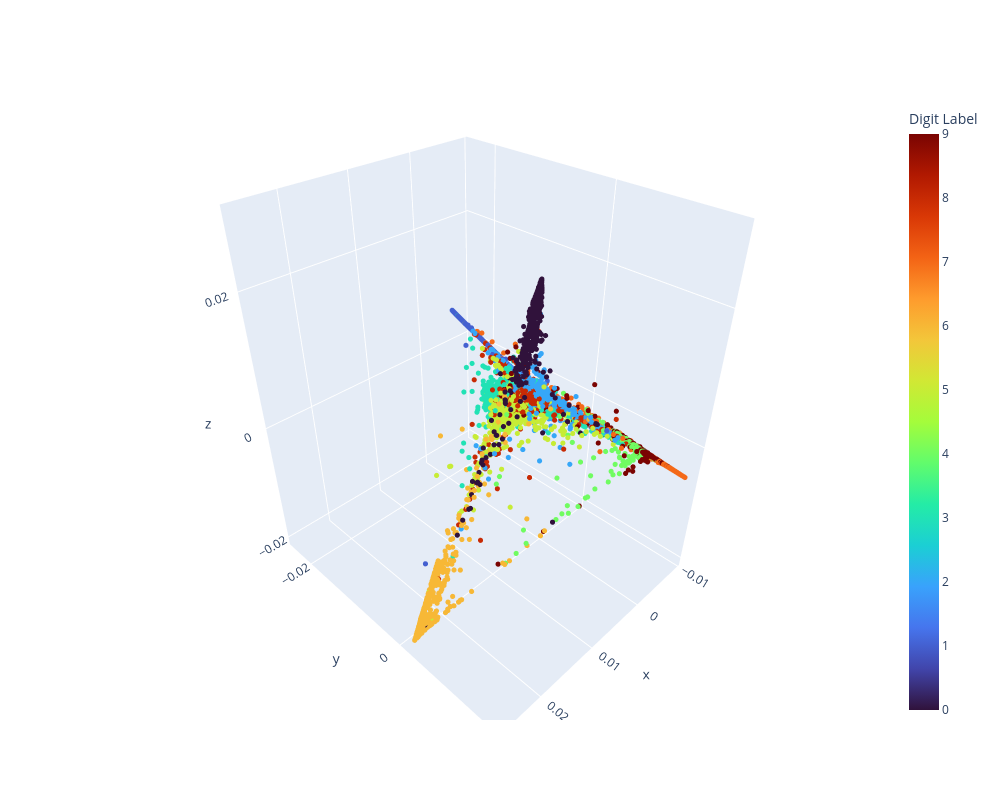

Notebook code for this chart:
### Code cell
LLE3d = LocallyLinearEmbedding(n_components=3, random_state=42)
X_lle_reduced3d = LLE3d.fit_transform(X)
fig = go.Figure(
    data=[
        go.Scatter3d(
            x=X_lle_reduced3d[:, 0],
            y=X_lle_reduced3d[:, 1],
            z=X_lle_reduced3d[:, 2],
            mode="markers",
            marker={
                "size": 3,
                "color": y,
                "showscale": True,
                "colorscale": "Turbo",
                "colorbar": {"title": "Digit Label"},
            },
            text=[f"Class: {val}" for val in y],
            hovertemplate="%{text}<br>x: %{x:.2f}<br>y: %{y:.2f}<br>z: %{z:.2f}<extra></extra>",
        )
    ]
)
fig.update_layout(width=1000, height=800)
fig.show()

### Figure 1 — Plotly figure (JSON) as saved in the notebook; plotly's stock layout.template omitted (floating-point values rounded to 4 significant figures; data arrays with more than 128 entries replaced by an {"elided": "..."} marker saying what was removed)
{"data": [{"hovertemplate": "%{text}<br>x: %{x:.2f}<br>y: %{y:.2f}<br>z: %{z:.2f}<extra></extra>", "marker": {"color": {"elided": "10000 int values"}, "colorbar": {"title": {"text": "Digit Label"}}, "colorscale": [[0, "#30123b"], [0.07143, "#4145ab"], [0.1429, "#4675ed"], [0.2143, "#39a2fc"], [0.2857, "#1bcfd4"], [0.3571, "#24eca6"], [0.4286, "#61fc6c"], [0.5, "#a4fc3b"], [0.5714, "#d1e834"], [0.6429, "#f3c63a"], [0.7143, "#fe9b2d"], [0.7857, "#f36315"], [0.8571, "#d93806"], [0.9286, "#b11901"], [1, "#7a0402"]], "showscale": true, "size": 3}, "mode": "markers", "text": {"elided": "10000 str values"}, "type": "scatter3d", "x": {"elided": "10000 float values"}, "y": {"elided": "10000 float values"}, "z": {"elided": "10000 float values"}}], "layout": {"height": 800, "width": 1000}}
